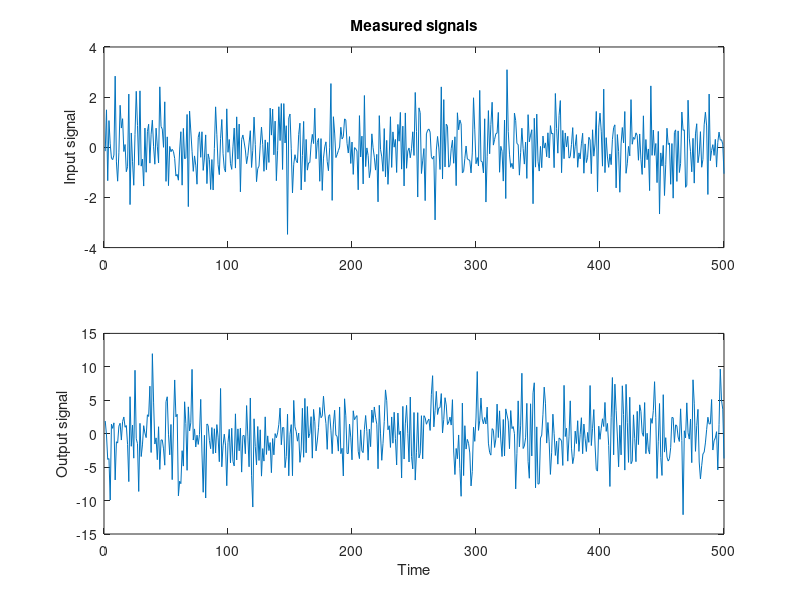
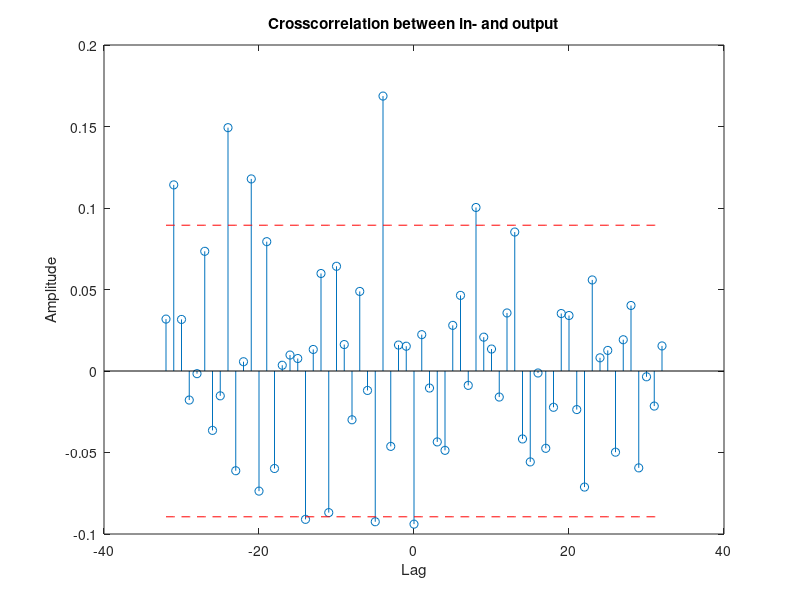

These charts were generated, in order, by the following MATLAB code: (Note: this script raises an error after producing the figures.)
clear
close all

addpath("../CourseMaterial/Code/data");
addpath("../CourseMaterial/Code/functions");

rng(0);

%%
rng(0);
n = 500; % Number of samples
A3 = [1 .5];
C3 = [1 - .3 .2];
w = sqrt (2) * randn(n + 100, 1);
x = filter(C3, A3, w); % Create the input
A1 = [1 - .65];
A2 = [1 .90 .78];
C = 1;
B = [0 0 0 0 .4];
e = sqrt (1.5) * randn(n + 100, 1);
y = filter(C, A1, e) + filter(B, A2, x); % Create the output
x = x (101:end);
y = y (101:end); % Omit initial samples
clear A1 A2 C B e w A3 C3

%% Examine the data.

noLags = 32;

figure;
subplot(211);
plot(x);
ylabel('Input signal')
title('Measured signals')
subplot(212);
plot(y);
ylabel('Output signal')
xlabel('Time')

figure
[Cxy, lags] = xcorr(x, y, noLags, 'coeff');
stem(lags, Cxy)
hold on
condInt = 2 * ones(1, length(lags)) ./ sqrt(length(y));
plot(lags, condInt, 'r--')
plot(lags, -condInt, 'r--')
hold off
xlabel('Lag')
ylabel('Amplitude')
title('Crosscorrelation between in- and output')

%% Construct model for input signal
ACFnPACFnNormplot(x, 32);

%% Test an AR1 first
ar_model_1 = estimateARMA(x, [1 1], [1], "AR1", 32)

%% Works ok, maybee remove something at lag 4
ar_model_4 = estimateARMA(x, [1 1 0 0 1], [1], "AR4", 32)

% the model choosen for x is an AR(1), since adding the 4:th component does
% not add significantly to them odel acuracy in our opinion.
% Data genererat med ARMA(1,2)

%%
arma_model = estimateARMA(x, [1 1], [1 1 1], "ARMA(1,2)", 32);

%% Pre-whiten y_t to create eps_t
w_t = filter(arma_model.A, arma_model.C, x);
w_t = w_t(length(arma_model.A):end);
eps_t = filter(arma_model.A, arma_model.C, y);
eps_t = eps_t(length(arma_model.A):end);

%%
M = 40;
figure
stem(-M:M, crosscorr(w_t, eps_t, M));
title(' Cross\_correlation\_function'), xlabel (' Lag ')
hold on
plot(-M:M, 2 / sqrt (n) * ones(1, 2 * M + 1), '--')
plot(-M:M, -2 / sqrt (n) * ones(1, 2 * M + 1), '--')
hold off

%% Approximated model order (4,2,0), create model and find the residual of x
% försiktig med initialvärden här, sätter vi bara 1:or så riskerar vi att
% kanske inte få nån lösning
d = 4; r = 2; s = 0;
A2 = [1 zeros(1, r)];
B = [zeros(1, d) ones(1, s + 1)];
Mi = idpoly([1], [B], [], [], [A2]);
z = iddata(y, x);
Mba2 = pem(z, Mi); present(Mba2)
etilde = resid(Mba2, z);

%% Plot CCF of x and e_tilde
CCF(x, etilde.OutputData, "(x vs. etilde)");

%% analyse e_tilde
ACFnPACFnNormplot(etilde.y, 32)

% e_tilde is not white and it should not be since the delay is 4, so we are
% expecting an MA(3), which is roughly what we have.

%% Now use the model to estimate e_tilde
% This is equvalent to what is done when etilde is formed with the
% resid-comand

e_tilde_2 = y - filter(Mba2.B, Mba2.F, x)

ACFnPACFnNormplot(e_tilde_2, 32)

%% Lets try to model e_tilde
etilde_ar_1 = estimateARMA(etilde.y, [1 1], [1], 'ar1\_etilde', 32)
present(etilde_ar_1)

% This model looks good :)

%% Create the complete model
A1 = [1 0];
A2 = A2;
B = B;
C = [1];
Mi = idpoly(1, B, C, A1, A2);
z = iddata (y, x);
MboxJ = pem(z, Mi);
present (MboxJ)
ehat = resid (MboxJ, z);

%% Analyse the model residual

% all parameters in the model are significant

% looks white
ACFnPACFnNormplot(ehat.y, 32);

% test if white, ok
checkIfNormal(ehat.y, '');
checkIfWhite(ehat.y);

% crosscorrelation between x and ehat, insignificant for low lags. some
% small significant componenets for relatively big lags, can probably be
% ignored.
CCF(x, ehat.y, 'x vs ehat')

%% 2.2 Hairdryer data
close all
clear all

ts = 0.08; % Sampling time [s]
load ('tork.dat')
tork = tork - repmat (mean(tork), length(tork), 1);
y = tork (:, 1);
x = tork (:, 2);
z = iddata (y, x);
plot (z(1:300))

%% Analyse input data and construct model for it

ACFnPACFnNormplot(x, 32)

%% Test an AR(1)

model_input_AR1 = estimateARMA(x, [1 1], [1], "AR(1) model of input", 32)
present(model_input_AR1)

% This model seams to work well, both ACF and PACF looks white

%% Pre-whiten y and x with the abowe model
[w_t, eps_t] = pre_white(model_input_AR1, x, y);

%% Look at cross correlation of pre-whitened x and y
CCF(w_t, eps_t, "cross correlation of w\_t and eps\_t")

% From the table in the book, first guess:
d = 2;
r = 2;
s = 2;

%% Create filter for input
[Mba2, etilde] = create_input_model(d, r, s, x, y);

%% create the ar-model
arx = 1;
etilde_ar_x = estimateARMA(etilde.y, [1 ones(1, arx)], [1], 'ar1\_etilde', 32)
present(etilde_ar_x)

%% create entire model
A1 = [1 zeros(1, etilde_ar_x.na)];
A2 = [1 zeros(1, Mba2.nf)];
B = [zeros(1, Mba2.nk) ones(1, Mba2.nb)];
C = [1 zeros(1, etilde_ar_x.nc)]; % ones or zeros here?
Mi = idpoly(1, B, C, A1, A2);
z = iddata (y, x);
MboxJ = pem(z, Mi);
present (MboxJ)
ehat = resid (MboxJ, z);

%% examine the model and find the delay
ACFnPACFnNormplot(ehat.y, 32);

checkIfNormal(ehat.y, '');
checkIfWhite(ehat.y);

CCF(x, ehat.y, 'x vs ehat')

% delay
display("delay seems to be " + d * ts)

%% 2.3
clear
close all

nolags = 32;

load svedala
y = svedala;
y_mean = 11.35;

%% data prep.
%y = filter([1 zeros(1, 23) -1], 1, y);
%y = y(2:end);

model_data_size = 0.7;
model_y = y(1:floor(length(y) * model_data_size));
val_y = y(ceil(length(y) * model_data_size):end);

%% Investigat one step prediction and check variance of noise
A = [1 -1.79 0.84];
C = [1 -0.18 -0.11];

e = filter(A,C,y);
e = e(4:end);
var(e)

k = 1;
[Fk, Gk] = polydiv(C, A, k);

filter_skip = 3;
yhat_k = myFilter(Gk, C, y, filter_skip);
ehat = y(filter_skip:end) - yhat_k;
figure
plot(ehat)

ACFnPACFnNormplot(ehat, nolags);

checkIfWhite(ehat);
var(ehat)

%% 3-step prediction
k = 3;
[Fk, Gk] = polydiv(C, A, k);

filter_skip = max(length(Gk),length(C));
yhat_k = myFilter(Gk, C, y, filter_skip);
ehat_3 = y(filter_skip:end) - yhat_k;

mean(ehat_3)
